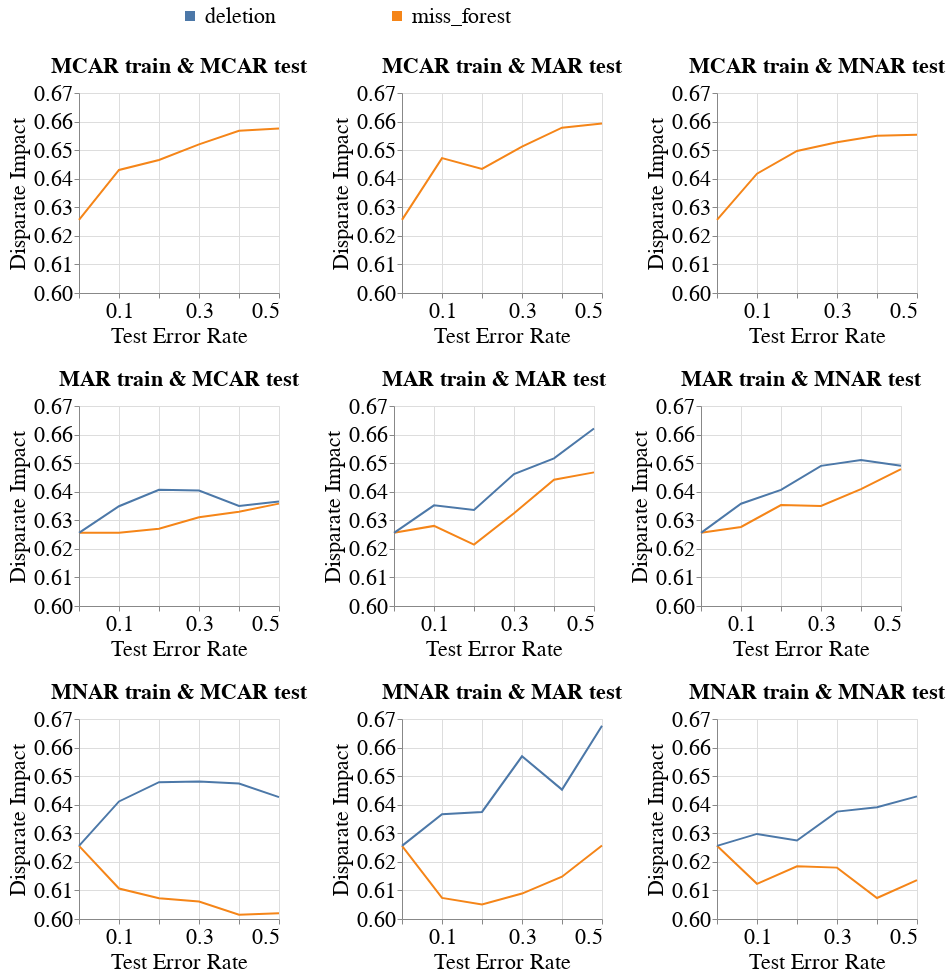

The cell this chart's notebook holds for it:
### Markdown cell above
### Disparity Metrics

### Code cell
create_line_bands_for_diff_imputers(dataset_name=DATASET_NAME,
                                    model_name='mlp_clf',
                                    metric_name='Disparate_Impact',
                                    db_client=db_client,
                                    group=SENSITIVE_ATTR_FOR_DISPARITY_METRICS,
                                    with_band=False)
